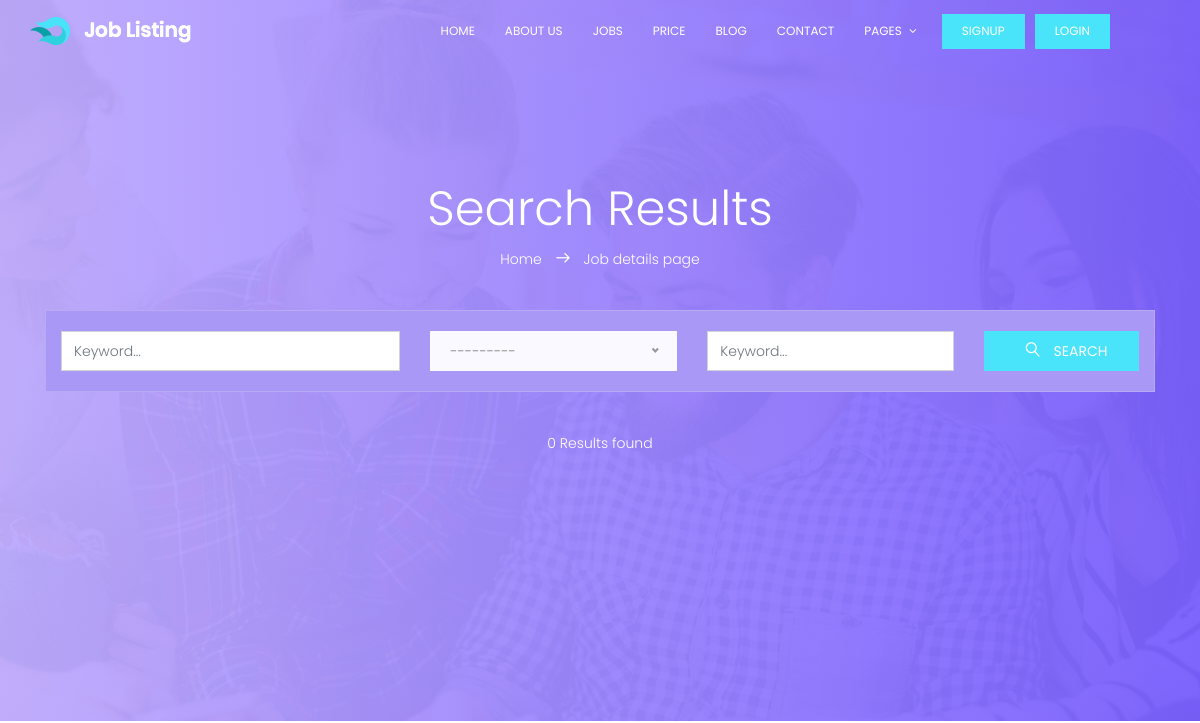
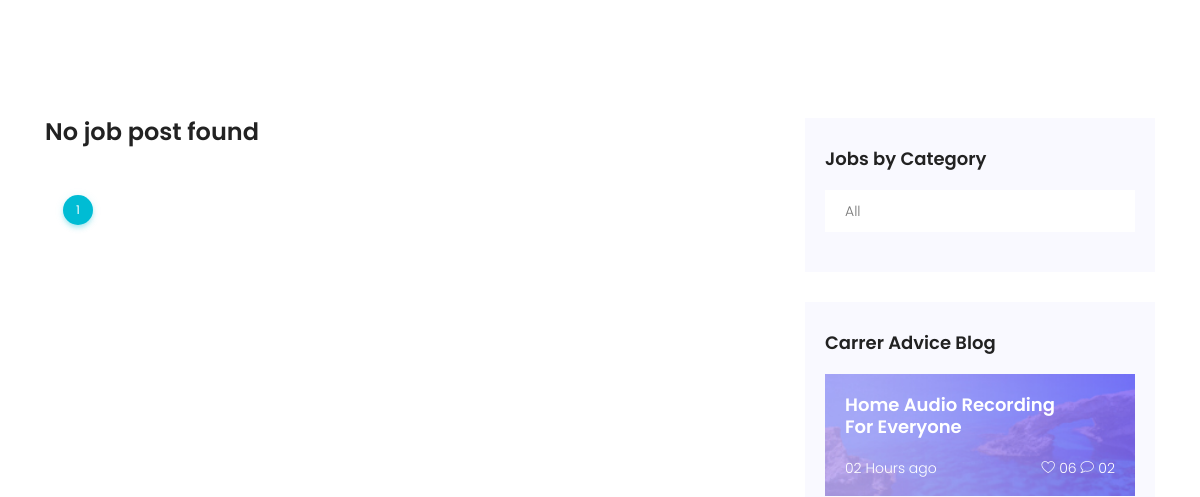
The page /jobs (upper part) on the database as committed earlier (2 pictures, top to bottom).
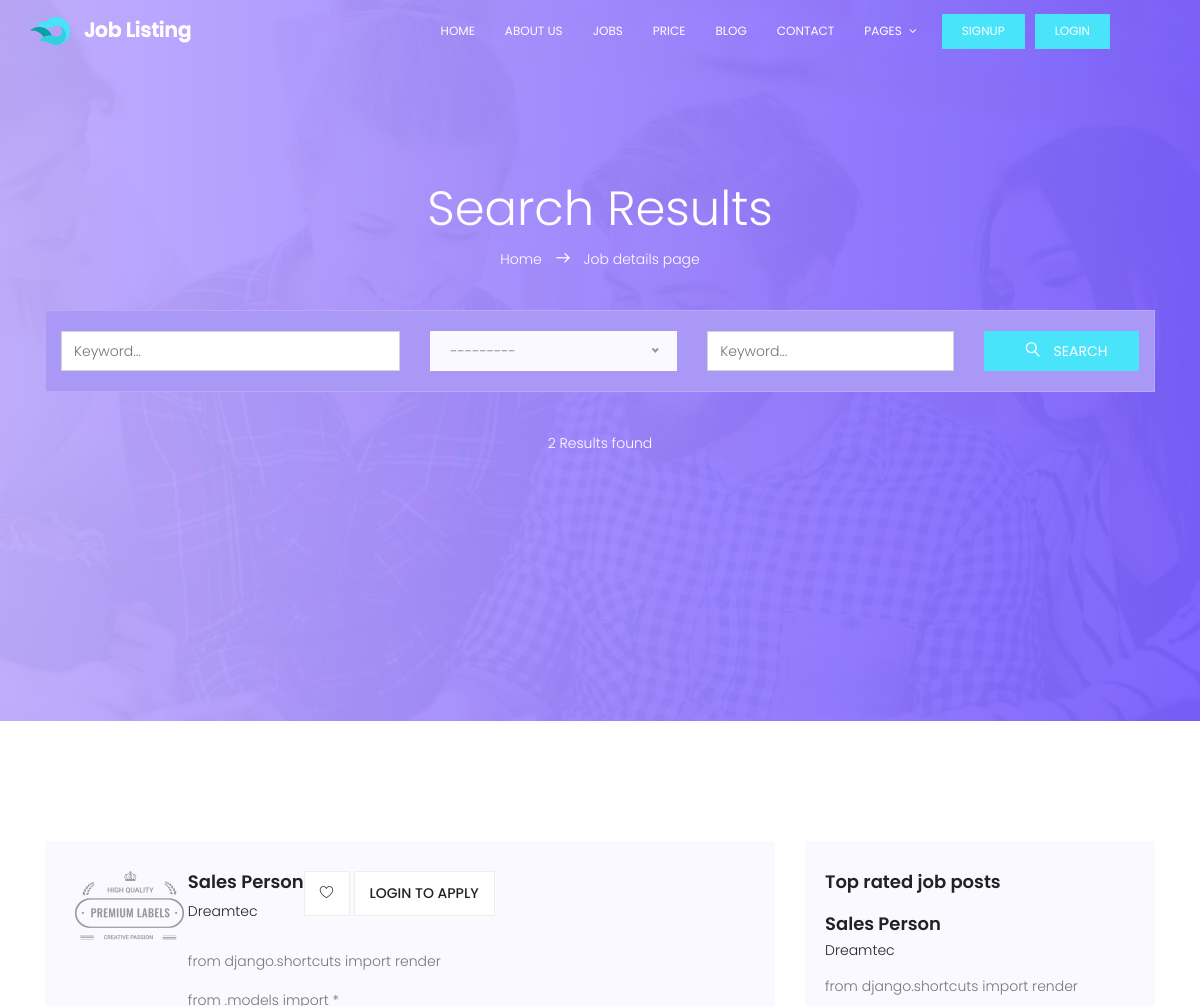
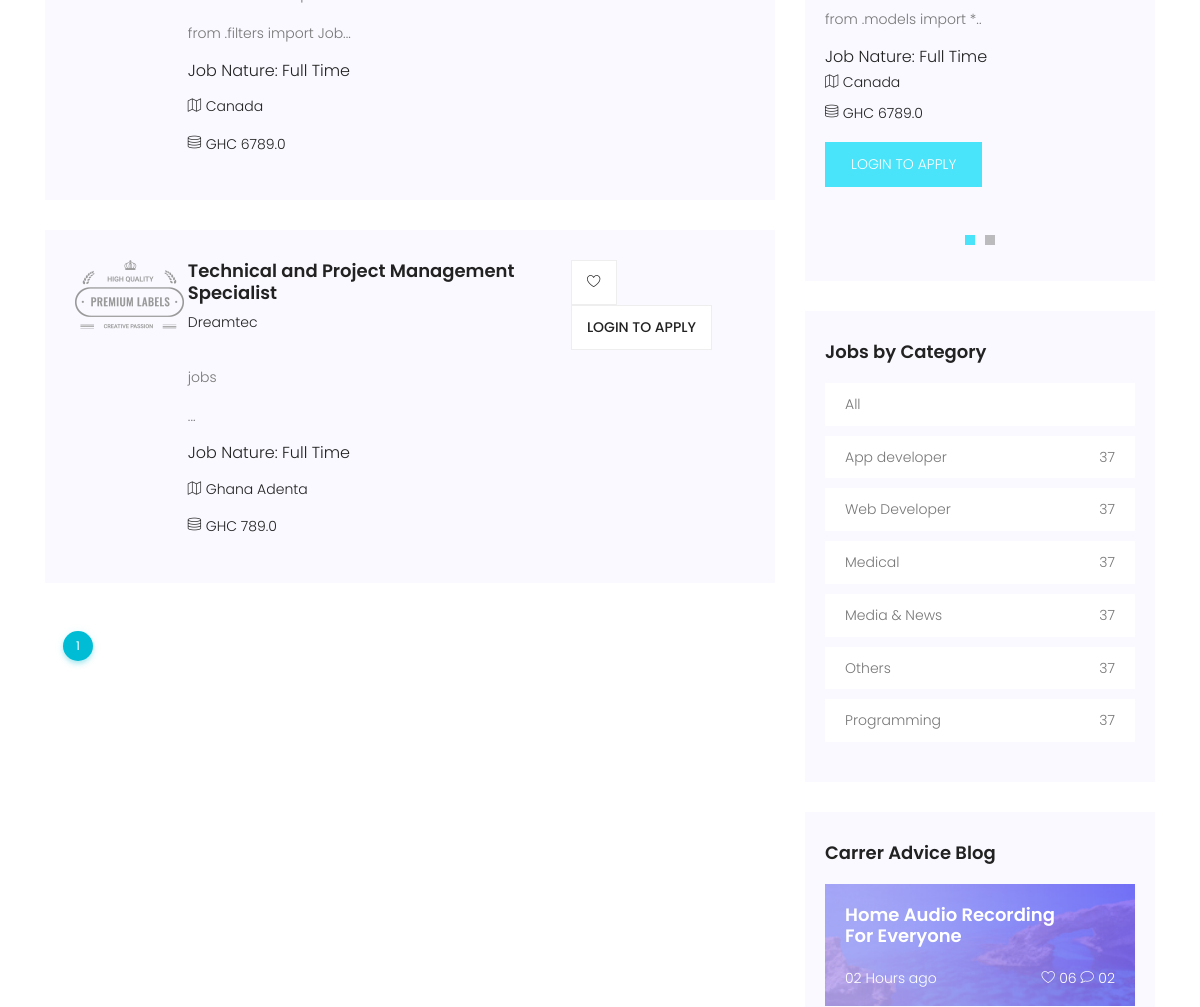
The same page on the database as committed later (2 pictures, top to bottom).
### portal/models.py (models this page shows, shortened)
class Job(models.Model):
    company_name = models.CharField(max_length=200)
    job_title = models.CharField(max_length=200)
    company_email = models.EmailField(blank=True, null=True)
    thumbnail = models.ImageField(upload_to='jobs_img', blank=True, null=True)
    category = models.ForeignKey(
        Category, on_delete=models.CASCADE, default='Others')
    job_type = models.CharField(max_length=20, choices=_job_Type, default=1)
    description = RichTextField()
    location = models.CharField(max_length=150)
    salary = models.FloatField(blank=True, null=True)
    application_url = models.URLField(blank=True, null=True)
    slug = models.SlugField(blank=True, null=True)
    created = models.DateTimeField(auto_now_add=True)
    featured = models.BooleanField(default=False)
    approved = models.BooleanField(default=True)
    class Meta:
        ordering = ['-created']

class Category(models.Model):
    category = models.CharField(max_length=100)
    created = models.DateTimeField(auto_now_add=True)
    class Meta:
        verbose_name_plural = 'Categories'
        ordering = ['-id']
    def __str__(self):
        return self.category

### portal/views.py (the view)
# urls.py: path('jobs', jobs, name="jobs"),
def jobs(request):
    category = request.GET.get('category')
    if category == None:
        jobs = Job.objects.filter(approved=True).order_by('-created')
    else:
        jobs = Job.objects.filter(
            approved=True, category__category=category)
    filters = JobFilter(
        request.GET, queryset=Job.objects.filter(approved=True))
    jobs = filters.qs
    paginator = Paginator(jobs, 15)
    page_number = request.GET.get('page', 1)
    page_objects = paginator.get_page(page_number)
    context = {
        'jobs': jobs,
        'filters': filters,
        'page_objects': page_objects,
        'paginator': paginator
    }
    return render(request, 'portal/search.html', context)

### portal/context_processors.py (called while the page is built)
def Processors(request):
    jobs = Job.objects.filter(approved=True).order_by('-created')
    categories = Category.objects.all().order_by('-id')
    return {
        'categories': categories,
        'jobs':jobs
    }

### templates/portal/search.html (shortened to what the changed rows need)
{% extends 'base.html' %}
{% load static %}
{% block content %}
			<section class="banner-area relative" id="home">
				<div class="container">
					<div class="row search-page-top d-flex align-items-center justify-content-center">
						<div class="banner-content col-lg-12">
							<h1 class="text-white">
								Search Results
							</h1>
							<p class="text-white link-nav">
								<a href="{% url 'home' %}">Home </a> <span class="lnr lnr-arrow-right"></span> <a href="search.html"> Job details page</a>
							</p>
							<form action="" method="GET" class="serach-form-area">
								<div class="row justify-content-center form-wrap">
								</div>
							</form>
							<p class="text-white">{{paginator.count}} Results found</p>
						</div>
					</div>
				</div>
			</section>
			<section class="post-area section-gap">
				<div class="container">
					<div class="row justify-content-center d-flex">
						<div class="col-lg-8 post-list">
							{% for job in page_objects %}
							<div class="single-post d-flex flex-row">
								<div class="thumb">
									<img src="{% static 'img/post.png' %}" alt="">
								</div>
								<div class="details">
									<div class="title d-flex flex-row justify-content-between">
										<div class="titles">
											<a href="{% url 'detail' job.slug %}"><h4>{{job.job_title}}</h4></a>
											<h6>{{job.company_name}}</h6>
										</div>
										<ul class="btns">
											<li><a href="{% url 'detail' job.slug %}"><span class="lnr lnr-heart"></span></a></li>
											{% if request.user.is_authenticated %}
											<li><a href="{% url 'detail' job.slug %}">Apply</a></li>
											{% else %}
											<li><a href="">Login to apply</a></li>
											{% endif %}
										</ul>
									</div>
									<p>
									{{job.description|slice:":150"|safe}}...
									</p>
									<h5>Job Nature: {{job.job_type}}</h5>
									<p class="address"><span class="lnr lnr-map"></span> {{job.location}}</p>
									{% if job.salary %}
									<p class="address"><span class="lnr lnr-database"></span> GHC {{job.salary}}</p>
									{% endif %}
								</div>
							</div>
							{% empty %}
							<h3> No job post found </h4>
							{% endfor %}
							 <div class="container mt-5">
							 </div>
						</div>
						<div class="col-lg-4 sidebar">
							{% if jobs.count > 1 %}
							<div class="single-slidebar">
								<h4>Top rated job posts</h4>
								<div class="active-relatedjob-carusel">
								{% for job in jobs|slice:":4" %}
									{% if job.featured == True %}
										<div class="single-rated">
											<h4>{{job.job_title|title}}</h4>
											<h6>{{job.company_name}}</h6>
											<p>
											{{job.description|slice:":100"|safe}}..
											</p>
											<h5>Job Nature: {{job.job_type}}</h5>
											<p class="address"><span class="lnr lnr-map"></span> {{job.location}}</p>
											{% if job.salary %}
											<p class="address"><span class="lnr lnr-database"></span> GHC {{job.salary}}</p>
											{% endif %}
											{% if request.user.is_authenticated %}
											<a href="{% url 'detail' job.slug %}" class="btns text-uppercase">Apply job</a>
											{% else %}
											<a href="" class="btns text-uppercase">Login to apply</a>
											{% endif %}
										</div>
									{% endif %}
								{% endfor %}
								</div>
							</div>
							{% endif %}
							<div class="single-slidebar">
								<ul class="cat-list">
								{% for category in categories|slice:":10" %}
									<li>
									<a class="justify-content-between d-flex" href="{% url 'jobs' %}?category={{category.category}}">
									<p>{{category.category}}</p>
									<span>37</span>
									</a>
									</li>
								{% endfor %}
								</ul>
							</div>
						</div>
					</div>
				</div>
			</section>
{% endblock %}

Rows that differ between the two databases and show on the page:
added Job: job_title "Sales Person", company_name "Dreamtec", description "from django.shortcuts import render from .models import * from .filters import Job", job_type "Full Time", location "Canada", salary "6789.0", description "from django.shortcuts import render from .models import *"
added Job: job_title "Technical and Project Management Specialist", company_name "Dreamtec", description "jobs", job_type "Full Time", location "Ghana Adenta", salary "789.0", shown under "Search Results"
added Category: category "App developer"
added Category: category "Web Developer"
added Category: category "Medical"
added Category: category "Media & News"
added Category: category "Others"
added Category: category "Programming"
Other text that changed with them:
{{ paginator.count }}: "0" → "2"
text no longer shown: "No job post found"
text now shown: "Top rated job posts"
